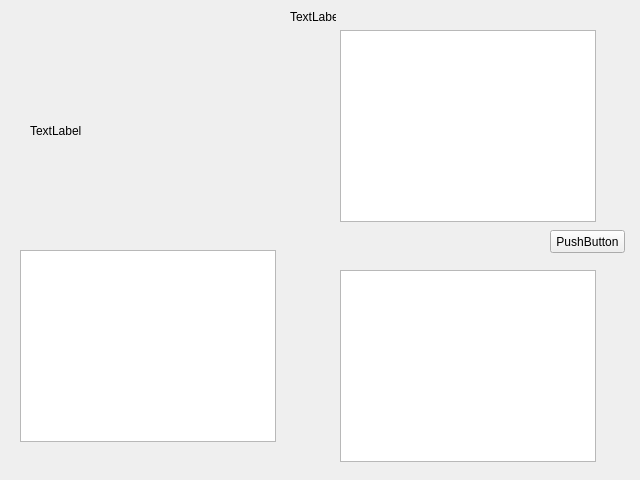
<?xml version="1.0" encoding="UTF-8"?>
<ui version="4.0">
 <class>Nonveg4</class>
 <widget class="QWidget" name="Nonveg4">
  <property name="geometry">
   <rect>
    <x>0</x>
    <y>0</y>
    <width>640</width>
    <height>480</height>
   </rect>
  </property>
  <property name="windowTitle">
   <string>Form</string>
  </property>
  <widget class="QLabel" name="label">
   <property name="geometry">
    <rect>
     <x>290</x>
     <y>10</y>
     <width>46</width>
     <height>13</height>
    </rect>
   </property>
   <property name="text">
    <string>TextLabel</string>
   </property>
  </widget>
  <widget class="QLabel" name="label_2">
   <property name="geometry">
    <rect>
     <x>30</x>
     <y>50</y>
     <width>241</width>
     <height>161</height>
    </rect>
   </property>
   <property name="text">
    <string>TextLabel</string>
   </property>
  </widget>
  <widget class="QTextBrowser" name="textBrowser">
   <property name="geometry">
    <rect>
     <x>20</x>
     <y>250</y>
     <width>256</width>
     <height>192</height>
    </rect>
   </property>
  </widget>
  <widget class="QTextBrowser" name="textBrowser_2">
   <property name="geometry">
    <rect>
     <x>340</x>
     <y>30</y>
     <width>256</width>
     <height>192</height>
    </rect>
   </property>
  </widget>
  <widget class="QTextBrowser" name="textBrowser_3">
   <property name="geometry">
    <rect>
     <x>340</x>
     <y>270</y>
     <width>256</width>
     <height>192</height>
    </rect>
   </property>
  </widget>
  <widget class="QPushButton" name="pushButton">
   <property name="geometry">
    <rect>
     <x>550</x>
     <y>230</y>
     <width>75</width>
     <height>23</height>
    </rect>
   </property>
   <property name="text">
    <string>PushButton</string>
   </property>
  </widget>
 </widget>
 <resources/>
 <connections/>
</ui>
